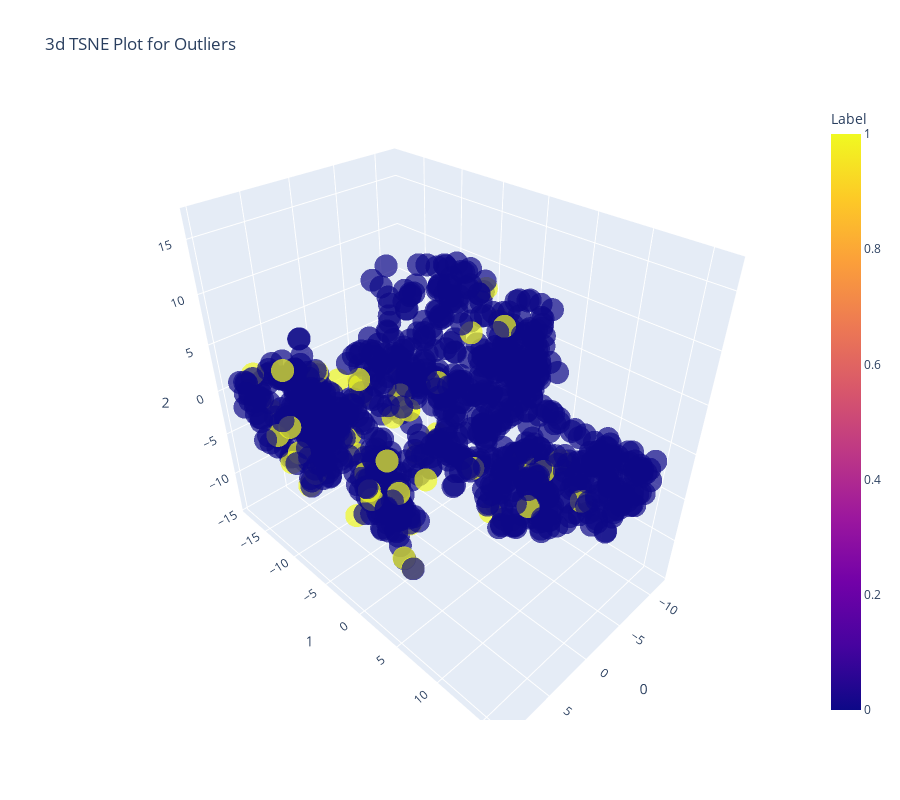

Notebook code for this chart:
### Code cell
# plot a model
plot_model(svm)

### Figure 1 — Plotly figure (JSON) as saved in the notebook; plotly's stock layout.template omitted (floating-point values rounded to 4 significant figures; data arrays with more than 128 entries replaced by an {"elided": "..."} marker saying what was removed)
{"data": [{"customdata": {"elided": "1000x1 float values"}, "hovertemplate": "0=%{x}<br>1=%{y}<br>2=%{z}<br>Feature=%{customdata[0]}<br>Label=%{marker.color}<extra></extra>", "legendgroup": "", "marker": {"color": {"elided": "1000 int values"}, "coloraxis": "coloraxis", "opacity": 0.7, "symbol": "circle"}, "mode": "markers", "name": "", "scene": "scene", "showlegend": false, "type": "scatter3d", "x": {"elided": "1000 float values"}, "y": {"elided": "1000 float values"}, "z": {"elided": "1000 float values"}}], "layout": {"coloraxis": {"colorbar": {"title": {"text": "Label"}}, "colorscale": [[0, "#0d0887"], [0.1111, "#46039f"], [0.2222, "#7201a8"], [0.3333, "#9c179e"], [0.4444, "#bd3786"], [0.5556, "#d8576b"], [0.6667, "#ed7953"], [0.7778, "#fb9f3a"], [0.8889, "#fdca26"], [1, "#f0f921"]]}, "height": 800, "legend": {"tracegroupgap": 0}, "scene": {"domain": {"x": [0, 1], "y": [0, 1]}, "xaxis": {"title": {"text": "0"}}, "yaxis": {"title": {"text": "1"}}, "zaxis": {"title": {"text": "2"}}}, "title": {"text": "3d TSNE Plot for Outliers"}, "width": 900}}
